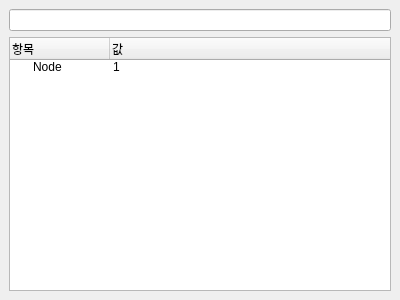
<?xml version="1.0" encoding="UTF-8"?>
<ui version="4.0">
 <class>PropertyWidget</class>
 <widget class="QDockWidget" name="PropertyWidget">
  <property name="geometry">
   <rect>
    <x>0</x>
    <y>0</y>
    <width>400</width>
    <height>300</height>
   </rect>
  </property>
  <property name="windowTitle">
   <string>DockWidget</string>
  </property>
  <widget class="QWidget" name="widget_property">
   <layout class="QVBoxLayout" name="verticalLayout">
    <item>
     <widget class="QLineEdit" name="line_path"/>
    </item>
    <item>
     <widget class="QTreeWidget" name="treewidget_prop">
      <column>
       <property name="text">
        <string>항목</string>
       </property>
      </column>
      <column>
       <property name="text">
        <string>값</string>
       </property>
      </column>
      <item>
       <property name="text">
        <string>Node</string>
       </property>
       <property name="text">
        <string>1</string>
       </property>
      </item>
     </widget>
    </item>
   </layout>
  </widget>
 </widget>
 <resources/>
 <connections/>
</ui>
